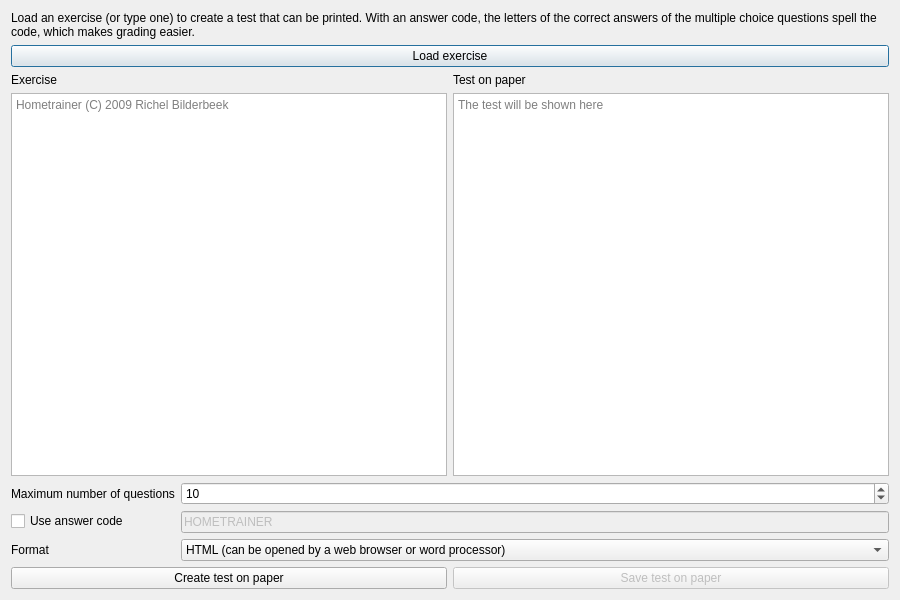
<?xml version="1.0" encoding="UTF-8"?>
<ui version="4.0">
 <class>QtHometrainerCreatePrintableTestDialog</class>
 <widget class="QDialog" name="QtHometrainerCreatePrintableTestDialog">
  <property name="geometry">
   <rect>
    <x>0</x>
    <y>0</y>
    <width>900</width>
    <height>600</height>
   </rect>
  </property>
  <property name="windowTitle">
   <string>Hometrainer: create test on paper</string>
  </property>
  <property name="windowIcon">
   <iconset resource="ToolHometrainer.qrc">
    <normaloff>:/resources/ToolHometrainerQuestionmark.png</normaloff>:/resources/ToolHometrainerQuestionmark.png</iconset>
  </property>
  <layout class="QVBoxLayout" name="layout_main">
   <item>
    <widget class="QLabel" name="label_explanation">
     <property name="wordWrap">
      <bool>true</bool>
     </property>
     <property name="text">
      <string>Load an exercise (or type one) to create a test that can be printed. With an answer code, the letters of the correct answers of the multiple choice questions spell the code, which makes grading easier.</string>
     </property>
    </widget>
   </item>
   <item>
    <widget class="QPushButton" name="button_load">
     <property name="text">
      <string>Load exercise</string>
     </property>
    </widget>
   </item>
   <item>
    <layout class="QHBoxLayout" name="layout_texts">
     <item>
      <layout class="QVBoxLayout" name="layout_exercise">
       <item>
        <widget class="QLabel" name="label_exercise">
         <property name="text">
          <string>Exercise</string>
         </property>
        </widget>
       </item>
       <item>
        <widget class="QPlainTextEdit" name="edit_exercise">
         <property name="readOnly">
          <bool>false</bool>
         </property>
         <property name="placeholderText">
          <string>Hometrainer (C) 2009 Richel Bilderbeek</string>
         </property>
         <property name="lineWrapMode">
          <enum>QPlainTextEdit::NoWrap</enum>
         </property>
        </widget>
       </item>
      </layout>
     </item>
     <item>
      <layout class="QVBoxLayout" name="layout_printable">
       <item>
        <widget class="QLabel" name="label_printable">
         <property name="text">
          <string>Test on paper</string>
         </property>
        </widget>
       </item>
       <item>
        <widget class="QPlainTextEdit" name="edit_printable">
         <property name="readOnly">
          <bool>true</bool>
         </property>
         <property name="placeholderText">
          <string>The test will be shown here</string>
         </property>
         <property name="lineWrapMode">
          <enum>QPlainTextEdit::NoWrap</enum>
         </property>
        </widget>
       </item>
      </layout>
     </item>
    </layout>
   </item>
   <item>
    <layout class="QFormLayout" name="layout_settings">
     <item row="0" column="0">
      <widget class="QLabel" name="label_n_questions">
       <property name="text">
        <string>Maximum number of questions</string>
       </property>
      </widget>
     </item>
     <item row="0" column="1">
      <widget class="QSpinBox" name="box_n_questions">
       <property name="minimum">
        <number>1</number>
       </property>
       <property name="maximum">
        <number>100000</number>
       </property>
       <property name="value">
        <number>10</number>
       </property>
      </widget>
     </item>
     <item row="1" column="0">
      <widget class="QCheckBox" name="box_use_code">
       <property name="text">
        <string>Use answer code</string>
       </property>
      </widget>
     </item>
     <item row="1" column="1">
      <widget class="QLineEdit" name="edit_code">
       <property name="text">
        <string>HOMETRAINER</string>
       </property>
       <property name="enabled">
        <bool>false</bool>
       </property>
      </widget>
     </item>
     <item row="2" column="0">
      <widget class="QLabel" name="label_format">
       <property name="text">
        <string>Format</string>
       </property>
      </widget>
     </item>
     <item row="2" column="1">
      <widget class="QComboBox" name="box_format">
       <item>
        <property name="text">
         <string>HTML (can be opened by a web browser or word processor)</string>
        </property>
       </item>
       <item>
        <property name="text">
         <string>Plain text</string>
        </property>
       </item>
      </widget>
     </item>
    </layout>
   </item>
   <item>
    <layout class="QHBoxLayout" name="layout_buttons">
     <item>
      <widget class="QPushButton" name="button_create">
       <property name="text">
        <string>Create test on paper</string>
       </property>
      </widget>
     </item>
     <item>
      <widget class="QPushButton" name="button_save">
       <property name="text">
        <string>Save test on paper</string>
       </property>
       <property name="enabled">
        <bool>false</bool>
       </property>
      </widget>
     </item>
    </layout>
   </item>
  </layout>
 </widget>
 <resources>
  <include location="ToolHometrainer.qrc"/>
 </resources>
 <connections/>
</ui>
